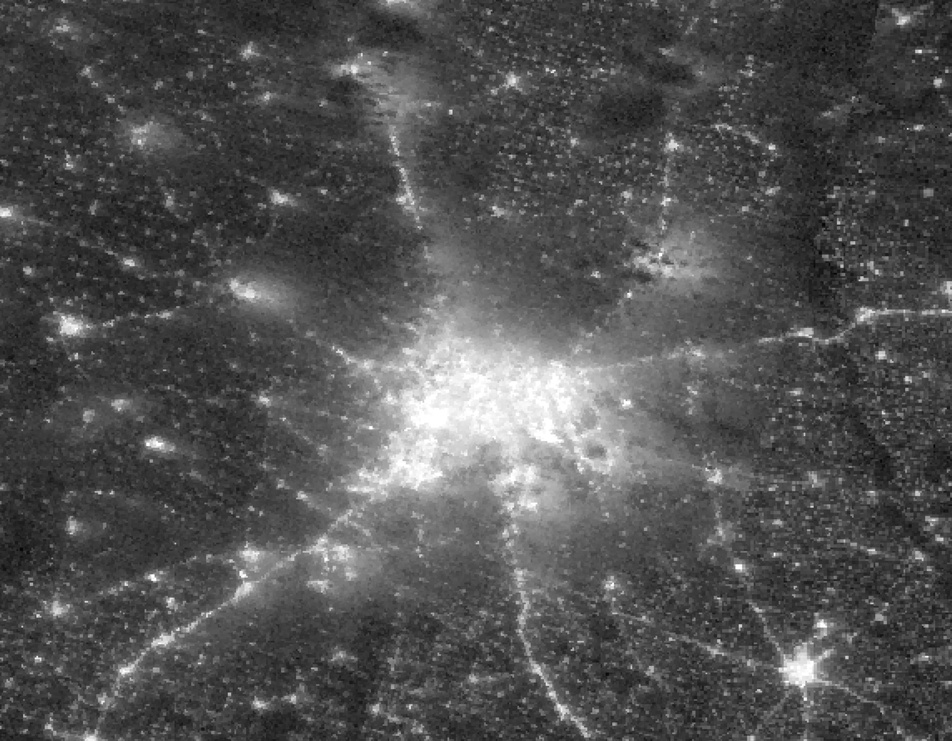
#> input picture data/satellite_images/snap.jpg, 952 x 741 px, shrunk from 4576 x 3560 before the run
$ python -i improc.py   (imports and definitions only)
#> lines starting #> are read from the running program, lines starting #| are printed output that depends on the picture; after the words box and inside, x2 and y2 are one past the last pixel; in counts of white or black regions, pixels touching at a corner belong together
import cv2
import numpy as np

def find_bright_regions(image_path):
    # Read the image
#> called with image_path = '../data/satellite_images/snap.jpg'
    image = cv2.imread(image_path, cv2.IMREAD_GRAYSCALE)
#> image is the input picture: shape (741, 952); min 0, max 255, mean 81.7

    # Apply threshold to identify bright regions
    _, thresh = cv2.threshold(image, 200, 255, cv2.THRESH_BINARY)
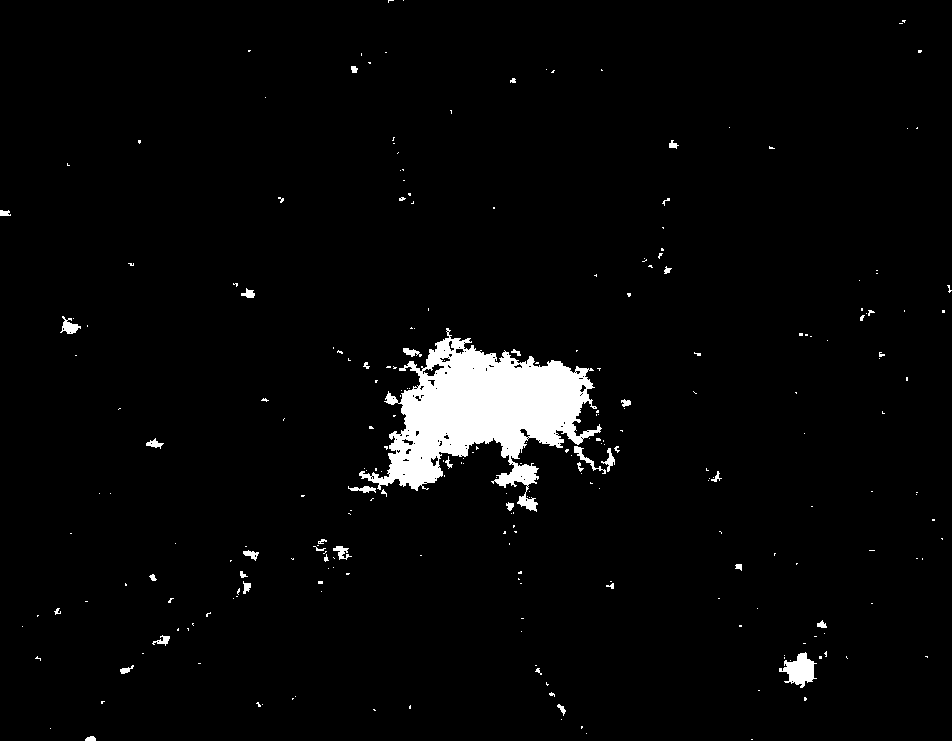
#> thresh: shape (741, 952); 3.2% white; 257 white regions (215 under 20 px)

    # Find contours in the thresholded image
    contours, _ = cv2.findContours(thresh, cv2.RETR_EXTERNAL, cv2.CHAIN_APPROX_SIMPLE)
#> contours = 256 contours, 229 with area under 20; largest, box (x1, y1, x2, y2) and area: (359, 328, 602, 512) 18680, (779, 652, 817, 688) 648, (60, 316, 81, 334) 147, (574, 446, 606, 474) 116, (601, 448, 615, 472) 85

    # Sort contours by area in decreasing order
    contours = sorted(contours, key=cv2.contourArea, reverse=True)

    # Draw contours and find centers
    sorted_centers_and_contours = []
    for contour in contours:
        # Calculate the center of the contour
        M = cv2.moments(contour)
        if M["m00"] != 0:
            cX = int(M["m10"] / M["m00"])
            cY = int(M["m01"] / M["m00"])
            sorted_centers_and_contours.append(((cX, cY), contour))
#> this loop made 256 passes
#> (contour, cX, cY) on passes 48, 58, 60: ([[318, 581], [318, 583], [322, 583], [322, 581]], 320, 582), ([[369, 426], [369, 428], [373, 428], [371, 426]], 370, 427), ([[799, 333], [799, 335], [802, 335], [802, 333]], 800, 334)
#> (cX, cY) on passes 1 to 6: (482, 411), (799, 669), (69, 326), (584, 457), (609, 459), (340, 551)
#> after the loop, sorted_centers_and_contours = 140 items


    return (sorted_centers_and_contours,image);

def get_image_center(image):
    height, width = image.shape
    center_x = width // 2
    center_y = height // 2
    return center_x, center_y


def calculate_center_gps(top_right_lat, top_right_lon, bottom_left_lat, bottom_left_lon):
    center_lat = (top_right_lat + bottom_left_lat) / 2 #approximate
    center_lon = (top_right_lon + bottom_left_lon) / 2
    return center_lat, center_lon


def mark_image_center(image, gps_lat, gps_lon):
    height, width= image.shape
    center_x = width // 2
    center_y = height // 2
    cv2.drawMarker(image, (center_x, center_y), (0, 0, 255), markerType=cv2.MARKER_CROSS, markerSize=16, thickness=2)
    text = f'GPS : ({gps_lat},{gps_lon})'
    text2=f'Pixel Coordinates: ({center_x}, {center_y})'
    cv2.putText(image, text, (center_x-300, center_y-100), cv2.FONT_HERSHEY_SIMPLEX, 2, (255, 255, 0), 5, cv2.LINE_AA)
    cv2.putText(image, text2, (center_x-300, center_y-40), cv2.FONT_HERSHEY_SIMPLEX, 2, (255, 255, 0), 5, cv2.LINE_AA)

>>> result = find_bright_regions('../data/satellite_images/snap.jpg')
